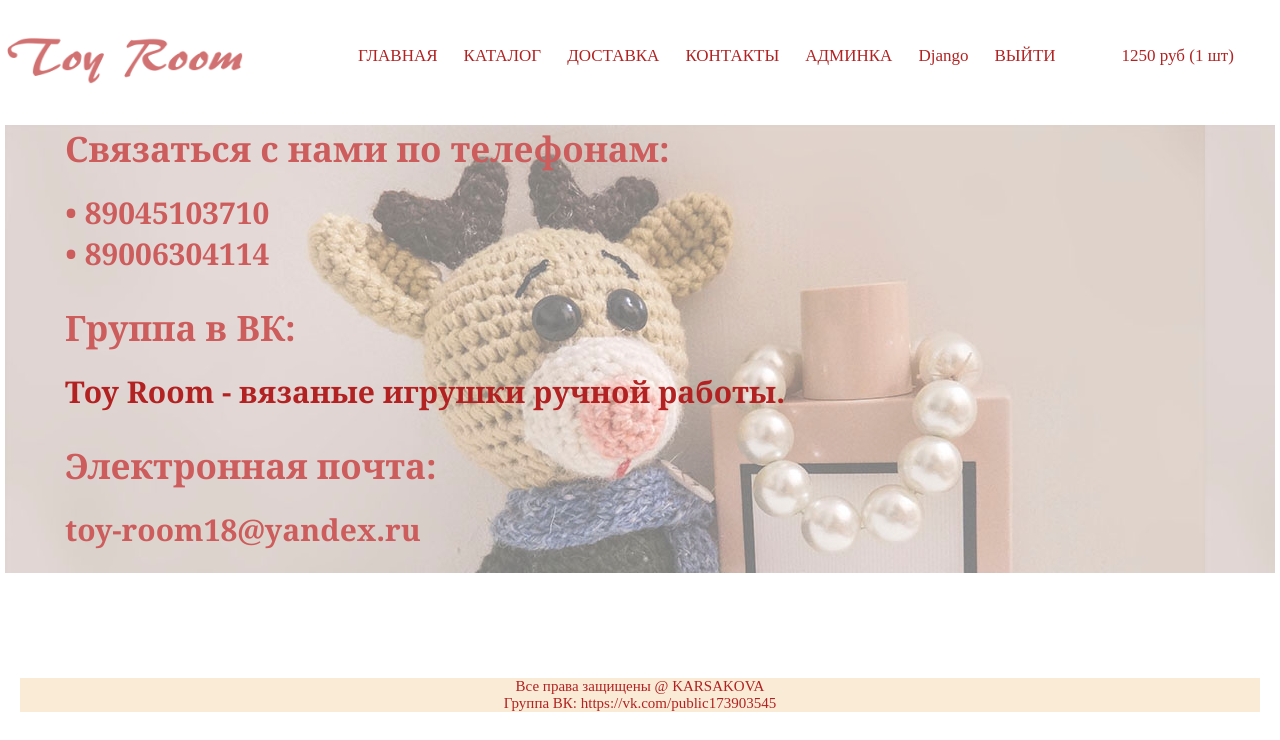
/colls/ (signed in), run on the app's committed database.
### authapp/models.py (models this page shows)
class ShopUser(AbstractUser):
    avatar = models.ImageField(upload_to='users_avatars', blank=True)
    age = models.PositiveSmallIntegerField(verbose_name='возраст')

### basketapp/models.py (models this page shows)
class Basket(models.Model):
    user = models.ForeignKey(ShopUser, verbose_name='пользователь', on_delete=models.CASCADE)
    product = models.ForeignKey(Product, verbose_name='продукт', on_delete=models.CASCADE)
    quantity = models.PositiveSmallIntegerField(verbose_name='количество', default=0)
    def _get_product_cost(self):
        return self.product.price * self.quantity
    product_cost = property(_get_product_cost)
    def _get_total_quantity(self):
        _items = self.user.basket_set.all()
        _totalquantity = sum(list(map(lambda x: x.quantity, _items)))
        return _totalquantity
    total_quantity = property(_get_total_quantity)
    def _get_total_cost(self):
        _items = self.user.basket_set.all()
        _totalcost = sum(list(map(lambda x: x.product_cost, _items)))
        return _totalcost
    total_cost = property(_get_total_cost)

### mainapp/models.py (models this page shows, shortened)
class Product(models.Model):
    category = models.ForeignKey(ProductCategoru, verbose_name='категория продукта', on_delete=models.CASCADE)
    name = models.CharField(verbose_name='имя продукта', max_length=128)
    image = models.ImageField(upload_to='products_images', null=True)
    short_desc = models.CharField(verbose_name='краткое описание продукта', max_length=64, blank=True)
    description = models.TextField(verbose_name='подробное описание продукта', blank=True)
    price = models.DecimalField(verbose_name='цена продукта', max_digits=8, decimal_places=2, default=0)
    quantity = models.PositiveIntegerField(verbose_name='количество на складе', default=0)
    is_active = models.BooleanField(verbose_name='активен', default=True)

### mainapp/views.py (the view)
# urls.py: re_path(r'^colls/', mainapp.colls, name='colls'),
def colls(request):
    context = {
        'title': 'контакты',
        'colls': colls,
        'basket': get_basket(request.user),
    }
    return render(request, 'mainapp/colls.html', context)

### mainapp/views.py (called while the page is built)
def get_basket(user):
    if user.is_authenticated:
        return user.basket_set.all().order_by('product__category')
    return []

### mainapp/templates/mainapp/colls.html
{% extends 'mainapp/base.html' %}
{% load static %}
{% block container %}
         {% include 'mainapp/includes/inc__main_menu.html' %}
            <div class="call">
               <div class="bl">
                <h2 class="cal-t">Связаться с нами по телефонам:</h2>
                <h3 class="cal_t_2"> • 89045103710</h3>
                <h3 class="cal_t_2"> • 89006304114</h3>
                <h2 class="cal-t">Группа в ВК:</h2>
                <h3 class="cal_t_2"> <a class="colore" href="https://vk.com/public173903545" target="_blank">Toy Room - вязаные игрушки ручной работы.</a></h3>
                <h2 class="cal-t">Электронная почта:</h2>
                <h3 class="cal_t_2">toy-room18@yandex.ru </h3>
                </div>
            </div>
{% endblock %}

### mainapp/templates/mainapp/includes/inc__main_menu.html (shortened to what this page needs)
{% load static %}
<div class="header">
<div class="menu">
     <a href="{% url 'main:main' %}" class="logo"><img class="lg" src="{% static '/img/logo.png' %}" alt="Logo" width="240px" height="55px"></a>
    <ul class="menu-head">
        <li class="men-l"><a href="{% url 'main:main' %}" class="menu-link">ГЛАВНАЯ</a> </li>
        <li class="men-l"><a href="{% url 'main:catalog' %}" class="menu-link">КАТАЛОГ</a></li>
        <li class="men-l"><a href="{% url 'main:training' %}" class="menu-link">ДОСТАВКА</a></li>
        <li class="men-l"><a href="{% url 'main:colls' %}" class="menu-link">КОНТАКТЫ</a></li>
        <li class="men-l">
            {%  if user.is_superuser %}
            <a href="{% url 'admin:index' %}" class="menu-link">АДМИНКА</a>
        {% endif %}
        </li>
        <li class="men-l">
            {% if user.is_authenticated %}
                    <a href="{% url 'auth:update' %}" class="menu-link">
                       {{ user.first_name|default:'Пользователь' }}
                    </a>
                </li>
                <li>
                    <a href="{% url 'auth:logout' %}" class="menu-link"> ВЫЙТИ </a>
                       <li class="men-l bas">
                           <a href="{% url 'basket:main' %}" class="menu-link">
                           {% if basket %}
                               <span>
                                    {{ basket.0.total_cost|floatformat:0 }} руб
                                    ({{ basket.0.total_quantity }} шт)
                                </span>
                           {% endif %}
                           </a>
                       </li>
            {% endif %}
    </ul>
    </div>
</div>

### static/css/stil.css (style rules this page uses)
* { margin: 0; padding: 0; }
html, body { height: 100%; }
.menu-link { display: block; text-decoration: none; color: #B22222; padding: 13px; font-size: 17px; }
.men-l { list-style-type: none; }
.menu-head { display: flex; list-style-type: none; font-family: 'Cormorant SC', serif; }
.header { height: 65px; display: flex; align-items: center; margin-top: 30px; align-content: center; text-align: center; }
.logo { margin-top: 0px; color: #cfb4b4; text-decoration: none; float: left; margin-right: 100px; }
.call { font-family: 'Cormorant SC', serif; color: #CD5C5C; background-image: url(/static/img/фон2.jpg); min-height: 448px; }
.colore { text-decoration: none; color: #B22222; }
.cal-t { font-size: 35px; margin-top: 30px; margin-bottom: 20px; }
.cal_t_2 { font-size: 30px; }
.bl { margin-left: 60px; }
.bas { margin-left: 40px; }

### data on the page
ShopUser: first_name "Django"
Basket: user+product+quantity "1250", user+quantity "1"
